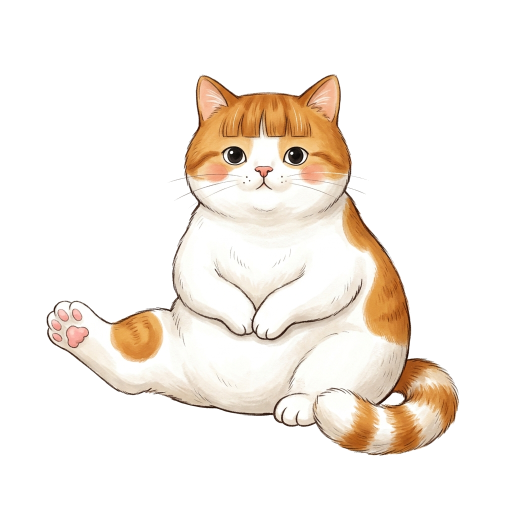
#> input picture img/cat-amber-stretch-transparent.png, 1024 x 1024 px, found by its file name (shown at 1/2 size)
$ python compose_transparent_web_assets.py
#> lines starting #> are read from the running program, lines starting #| are printed output that depends on the picture
#!/usr/bin/env python3
"""
compose_transparent_web_assets.py
1. 將兩隻全新精準的透明手繪貓咪 (橘白側伸腿貓 & 黑面翡翠眼玳瑁貓) 合成為透明橫向雙貓伴讀圖
2. 替換 preview-bullet-journal-main.html 中所有的明信片框，徹底改為無文字、純去背透明底圖
3. 生成最新 180x180 Apple Touch Icon 與 38x38 Brand Icon
4. 更新校驗展廳 specimen-proof.html
"""

import os
import re
from PIL import Image

BASE_DIR = "/Users/atonny/工作區/07_開發專案_Dev/inner-power-reading"
IMG_DIR = os.path.join(BASE_DIR, "img")
ASSETS_DIR = os.path.join(BASE_DIR, "assets")
HTML_PATH = os.path.join(BASE_DIR, "preview-bullet-journal-main.html")

PATH_AMBER = os.path.join(IMG_DIR, "cat-amber-stretch-transparent.png")
PATH_TORTIE = os.path.join(IMG_DIR, "cat-tortoiseshell-sentinel-transparent.png")

def create_dual_companions_transparent():
    im_amber = Image.open(PATH_AMBER).convert("RGBA")
#> im_amber is the input picture: PIL image 1024x1024 RGBA; mean R, G, B, A 246.4, 239.5, 232.3, 78.2
    im_tortie = Image.open(PATH_TORTIE).convert("RGBA")
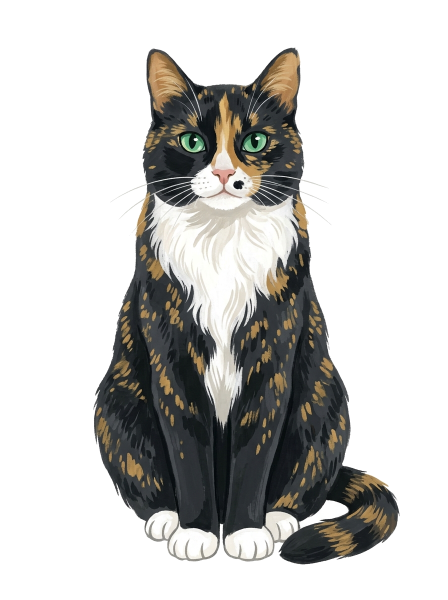
#> input picture img/cat-tortoiseshell-sentinel-transparent.png, 896 x 1200 px, found by its file name (shown at 1/2 size)
#> im_tortie is the input picture: PIL image 896x1200 RGBA; mean R, G, B, A 199.2, 198.6, 196.4, 94.5

    # 建立一個寬度 800，高度 400 的透明畫布
    canvas = Image.new("RGBA", (800, 420), (0, 0, 0, 0))
#> canvas: PIL image 800x420 RGBA; every value is 0

    # 調整大小使兩貓比例自然和諧 (玳瑁端坐挺拔稍高，橘白圓滾躺坐稍寬)
    w_amber = 380
    h_amber = int(im_amber.height * (w_amber / im_amber.width))
#> h_amber = 380
    im_amber_scaled = im_amber.resize((w_amber, h_amber), Image.Resampling.LANCZOS)
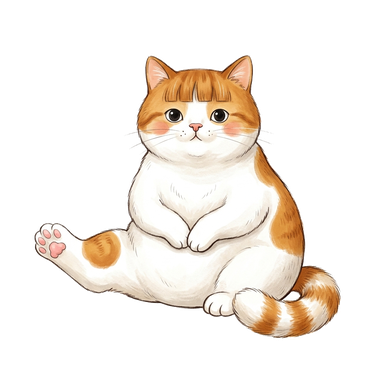
#> im_amber_scaled: PIL image 380x380 RGBA; mean R, G, B, A 72.3, 65.3, 58, 78.2; transparent parts drawn white

    h_tortie = 360
    w_tortie = int(im_tortie.width * (h_tortie / im_tortie.height))
#> w_tortie = 268
    im_tortie_scaled = im_tortie.resize((w_tortie, h_tortie), Image.Resampling.LANCZOS)
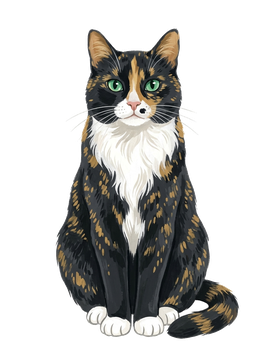
#> im_tortie_scaled: PIL image 268x360 RGBA; mean R, G, B, A 42, 41.4, 39.3, 94.5; transparent parts drawn white

    # 貼在畫布左右兩側 (左側橘白貓，右側玳瑁貓，腳底對齊)
    canvas.paste(im_amber_scaled, (40, 420 - h_amber), im_amber_scaled)
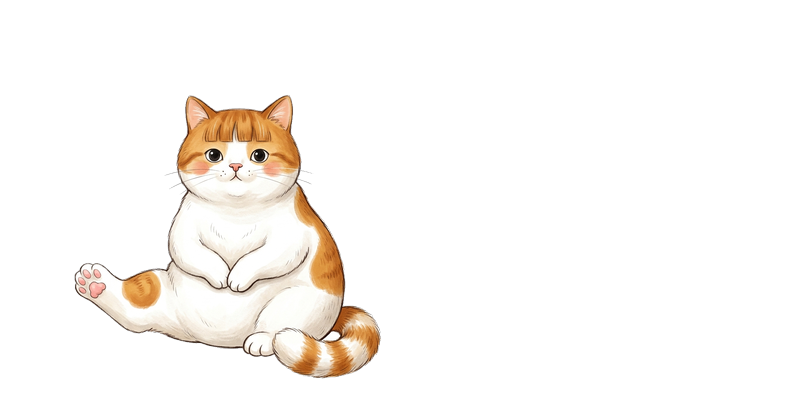
#> canvas: PIL image 800x420 RGBA; mean R, G, B, A 30, 27, 23.9, 33.4; transparent parts drawn white
    canvas.paste(im_tortie_scaled, (440, 420 - h_tortie), im_tortie_scaled)
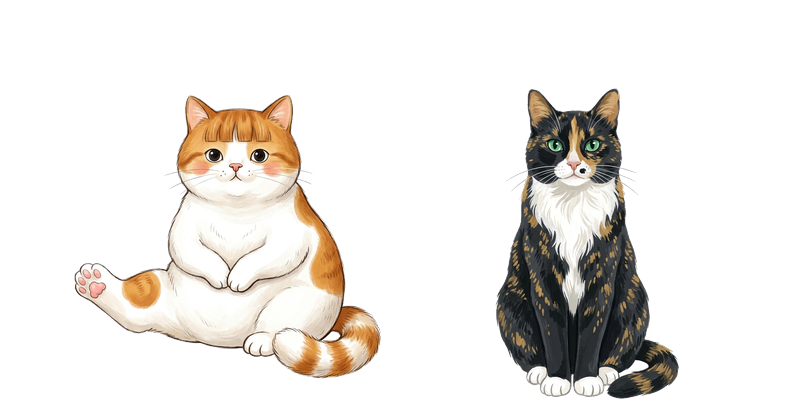
#> canvas: PIL image 800x420 RGBA; mean R, G, B, A 41.1, 38, 34.3, 60.4; transparent parts drawn white

    out_path = os.path.join(IMG_DIR, "cat-dual-companions-transparent.png")
    canvas.save(out_path, format="PNG")
    print(f"Saved {out_path} (800x420 transparent)")

def update_html():
#> (the run stopped early here; a loop or call above may not have finished)
